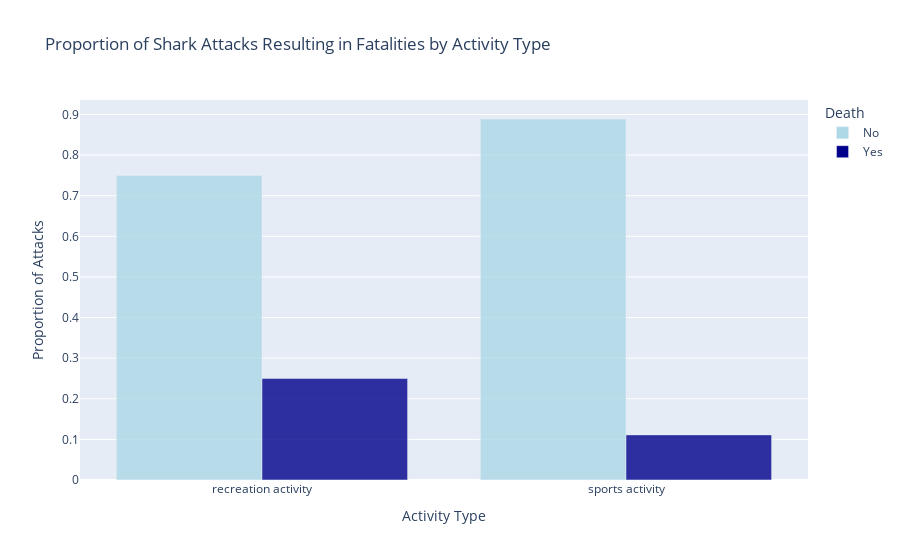

Notebook source saved alongside this figure:
### Code cell
# Calculate the proportion of fatal and non-fatal attacks for each activity type
activity_type_fatal_pivot['No'] = activity_type_fatal_pivot['N'] / activity_type_fatal_pivot['Total']
activity_type_fatal_pivot['Yes'] = activity_type_fatal_pivot['Y'] / activity_type_fatal_pivot['Total']

fig = px.bar(activity_type_fatal_pivot, x='Activity_type', y=['No', 'Yes'],
             title='Proportion of Shark Attacks Resulting in Fatalities by Activity Type',
             labels={'Activity_type': 'Activity Type', 'value': 'Proportion of Attacks', 'variable': 'Death'},
             color_discrete_map={'No': 'lightblue', 'Yes': 'darkblue'}, # Set color palette for 'No' and 'Yes'
             barmode='group',# Grouped bars
             opacity=0.8) # Adjust the opacity of the bars

fig.show()

### Figure 1 — Plotly figure (JSON) as saved in the notebook; plotly's stock layout.template omitted (floating-point values rounded to 4 significant figures)
{"data": [{"alignmentgroup": "True", "hovertemplate": "Death=No<br>Activity Type=%{x}<br>Proportion of Attacks=%{y}<extra></extra>", "legendgroup": "No", "marker": {"color": "lightblue", "opacity": 0.8, "pattern": {"shape": ""}}, "name": "No", "offsetgroup": "No", "orientation": "v", "showlegend": true, "textposition": "auto", "type": "bar", "x": ["recreation activity", "sports activity"], "xaxis": "x", "y": [0.75, 0.8889], "yaxis": "y"}, {"alignmentgroup": "True", "hovertemplate": "Death=Yes<br>Activity Type=%{x}<br>Proportion of Attacks=%{y}<extra></extra>", "legendgroup": "Yes", "marker": {"color": "darkblue", "opacity": 0.8, "pattern": {"shape": ""}}, "name": "Yes", "offsetgroup": "Yes", "orientation": "v", "showlegend": true, "textposition": "auto", "type": "bar", "x": ["recreation activity", "sports activity"], "xaxis": "x", "y": [0.25, 0.1111], "yaxis": "y"}], "layout": {"barmode": "group", "legend": {"title": {"text": "Death"}, "tracegroupgap": 0}, "title": {"text": "Proportion of Shark Attacks Resulting in Fatalities by Activity Type"}, "xaxis": {"anchor": "y", "domain": [0, 1], "title": {"text": "Activity Type"}}, "yaxis": {"anchor": "x", "domain": [0, 1], "title": {"text": "Proportion of Attacks"}}}}
